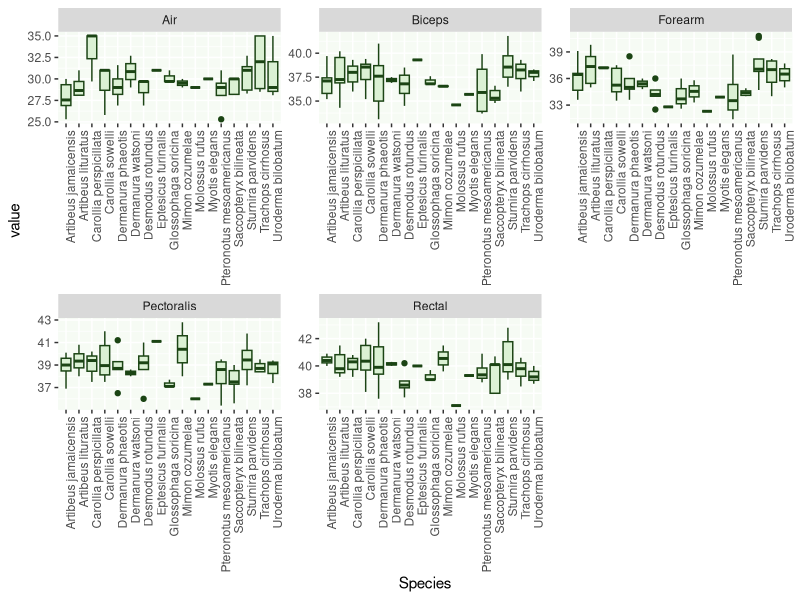

Write R code to recreate this figure.
# This is an exercise to practice cleaning up data, looking at some preliminary results, and keeping GitHub updated

# clear workspace
rm(list = ls())

# call packages
library(tidyverse)
library(readr)
library(dplyr)
library(ggplot2)


batdat <-  read_csv("Data/Belize_data_upload.csv")

# tidy the data and pivot for analysis
battemp <- batdat %>% 
  select(!c("Individual", "Sampling time")) %>%
  pivot_longer(cols = c("Pectoralis", "Biceps", "Forearm", "Rectal", "Air"), names_to = "variable", values_to = "value")

# create plots of temperate of the different body parts of bats and
ggplot(battemp) + 
  geom_boxplot(aes(y = value, x = Species), fill = "#DBF1D4", col = "#1B4414") + 
  theme(axis.text.x = element_text(angle = 90, hjust = 1), panel.background = element_rect(fill = "#F6FBF4", colour = "#F6FBF4", size = 0.5, linetype = "solid")) +
  facet_wrap(vars(variable), scales = "free")
  

  